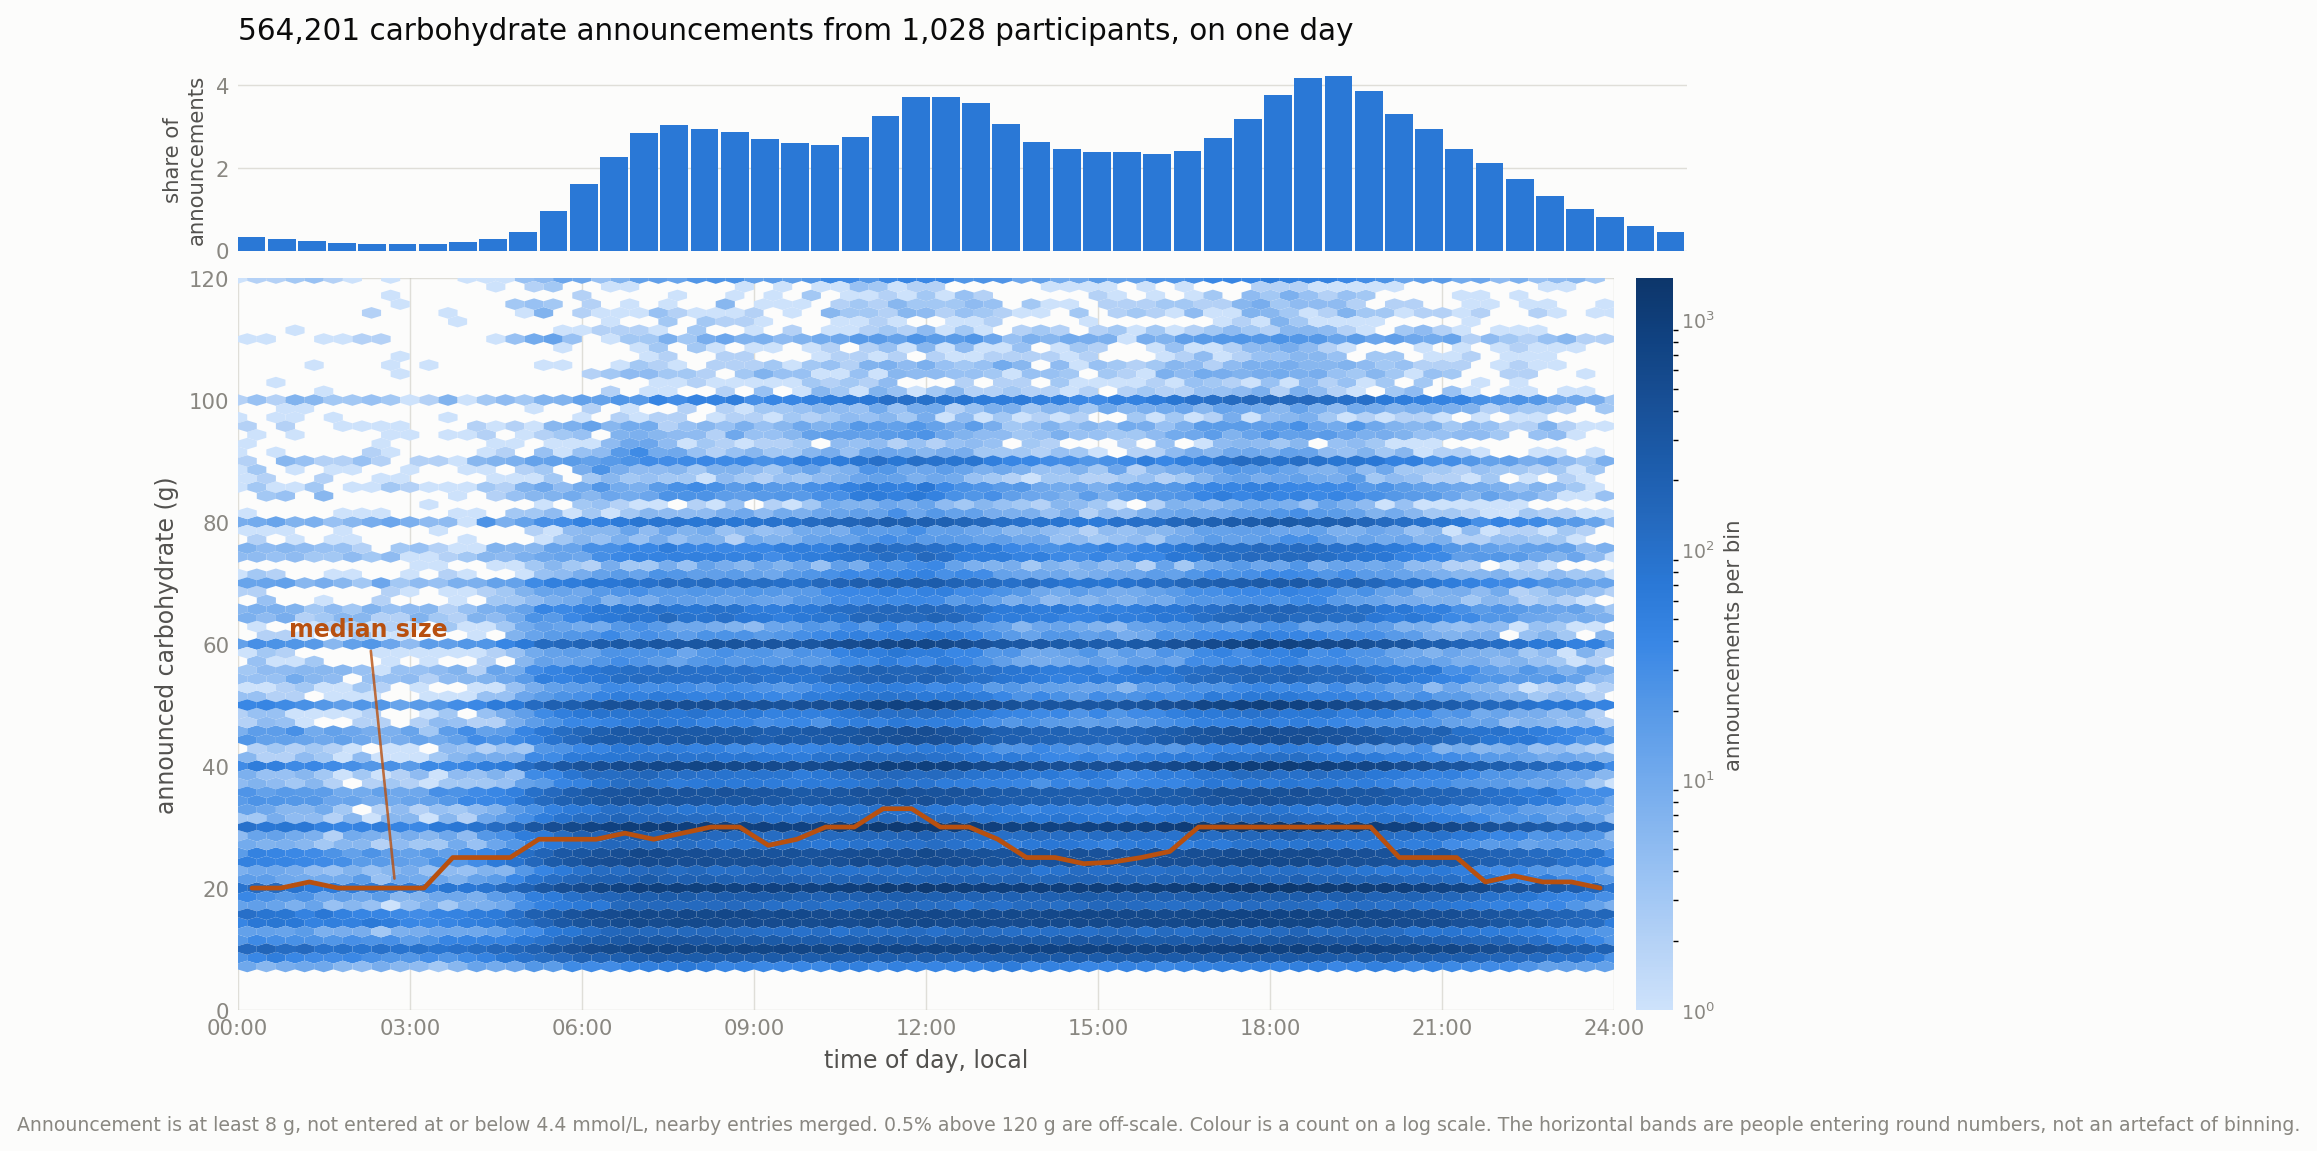

Here is the Python script that generated this plot:
#!/usr/bin/env python3
"""When people announce carbohydrate, and how much, across every participant who recorded any.

Every announcement from every participant is placed on one 24-hour axis, so the whole corpus is
read as a single day. The question is whether meal timing carries structure a controller could use,
and how much of that structure belongs to the population rather than to the individual.

A true scatter is the wrong mark at this count. Half a million points on one day-long axis produces
a filled rectangle that hides exactly the density differences the plot exists to show, so the main
panel bins into hexagons and shades by count. `--sample N` draws a real scatter of N announcements
for anyone who wants to see the raw marks; it is a check on the binning, not the deliverable.

Announcements come from the extraction the meal-readability study used, so the definition matches
that paper: at least 8 g, not entered at or below 4.4 mmol/L, with entries close in time merged.
That is an announcement rather than a meal, and the report says what its distribution looks like,
because a median near 28 g is small for a meal and the reason is that people announce about twice
a day and eat more often than that.

Usage:
  python3 meal_clock.py [--out-dir .] [--sample 4000] [--max-carbs 150]
"""
from __future__ import annotations

import argparse
import os

import numpy as np
import pandas as pd

# Sequential blue, light to dark, for a count. One hue: the quantity is magnitude, not identity.
SEQ = ["#cde2fb", "#b7d3f6", "#9ec5f4", "#86b6ef", "#6da7ec", "#5598e7",
       "#3987e5", "#2a78d6", "#256abf", "#1c5cab", "#184f95", "#104281", "#0d366b"]
SURFACE, INK, INK2, MUTED, AXIS = "#fcfcfb", "#0b0b0b", "#52514e", "#898781", "#c3c2b7"
ACCENT = "#b8500f"     # the median line, a single warm mark against a cool ramp

HERE = os.path.dirname(os.path.abspath(__file__))
EXTRACT = os.path.join(HERE, "..", "2026-08-meal-size-readability", "out")


def load():
    """Announcements from the meal-readability extraction, both corpora, with local hour."""
    frames = []
    for study in ("Loop", "ReplaceBG"):
        p = os.path.join(EXTRACT, f"meals_{study}.parquet")
        if not os.path.exists(p):
            continue
        m = pd.read_parquet(p)[["subject_id", "t0", "carbs"]].copy()
        m["study"] = study
        frames.append(m)
    if not frames:
        raise SystemExit(f"no extraction found under {EXTRACT}; run the meal-size study first")
    d = pd.concat(frames, ignore_index=True)
    # t0 is derived from the studies schema's ts_local, so this is local wall-clock time.
    ts = pd.to_datetime(d.t0, unit="s")
    d["hour"] = ts.dt.hour + ts.dt.minute / 60.0
    d["date"] = ts.dt.date
    return d


def regularity(d):
    """How concentrated each participant's own announcements are in the day.

    Two measures because they fail differently. The share falling in a participant's own busiest
    three hours is easy to state but is sensitive to where the hour boundaries land. The circular
    resultant length R treats the clock as a circle, so a participant who eats either side of
    midnight is not counted as irregular by an artefact of the axis.
    """
    rows = []
    for sid, g in d.groupby("subject_id"):
        if len(g) < 60:
            continue
        hr = g.hour.astype(int)
        top3 = hr.value_counts().head(3).sum() / len(g)
        a = 2 * np.pi * g.hour.values / 24.0
        R = float(np.hypot(np.cos(a).mean(), np.sin(a).mean()))
        rows.append((sid, len(g), top3, R))
    return pd.DataFrame(rows, columns=["subject_id", "n", "top3", "R"])


def report(d, reg, path):
    L, P = [], None
    P = L.append
    n, subs = len(d), d.subject_id.nunique()
    per_day = d.groupby(["subject_id", "date"]).size().groupby("subject_id").median()
    daily_g = d.groupby(["subject_id", "date"]).carbs.sum().groupby("subject_id").median()
    q = d.carbs.quantile([.1, .25, .5, .75, .9, .99])

    P("# When carbohydrate is announced, and how much\n")
    P(f"\n{n:,} announcements from {subs:,} participants across "
      f"{d.study.nunique()} corpora, placed on a single 24-hour axis.\n")

    P("\n## What an announcement is\n")
    P(f"\nAt least 8 g and not entered at or below 4.4 mmol/L. Where entries fall within ninety "
      f"minutes of one another the extraction keeps the first and does not count the rest, so a "
      f"meal entered in parts is recorded at the size of its first part. That leaves a median of "
      f"{per_day.median():.1f} announcements per participant-day, and understates a quarter of "
      f"eating occasions by roughly half.\n")
    P("\n| quantity | value |")
    P("|---|---|")
    P(f"| median announcement | {q[.5]:.0f} g |")
    P(f"| interquartile range | {q[.25]:.0f} to {q[.75]:.0f} g |")
    P(f"| 90th centile | {q[.9]:.0f} g |")
    P(f"| 99th centile | {q[.99]:.0f} g |")
    P(f"| announcements per participant-day | {per_day.median():.1f} |")
    P(f"| announced carbohydrate per participant-day | {daily_g.median():.0f} g |")
    P(f"\nA median of {daily_g.median():.0f} g a day is well below likely intake, and "
      f"{100 * (daily_g < 100).mean():.0f} per cent of participants announce under 100 g. Much of "
      f"what these participants ate was never announced, so this is the announced fraction of "
      f"eating rather than eating.\n")

    P("\n## Through the day\n")
    P("\nThe distribution of announced carbohydrate in each hour, not only its centre, since a "
      "median that barely moves could still hide an hour whose spread is quite different.\n")
    P("\n| hour | announcements | share | 10th | 25th | median | 75th | 90th | mean |")
    P("|---|---|---|---|---|---|---|---|---|")
    g = d.assign(hr=d.hour.astype(int)).groupby("hr").carbs
    h = g.agg(k="size", med="median")
    qs = g.quantile([.1, .25, .5, .75, .9]).unstack()
    mean = g.mean()
    for hr in range(24):
        if hr not in qs.index:
            continue
        r = qs.loc[hr]
        P(f"| {hr:02d}:00 | {h.k[hr]:,} | {100 * h.k[hr] / n:.1f}% | {r[.1]:.0f} | {r[.25]:.0f} | "
          f"{r[.5]:.0f} | {r[.75]:.0f} | {r[.9]:.0f} | {mean[hr]:.0f} |")
    P("\nAll figures in grams. The interquartile range is between 10 and 20 g wide in every hour "
      "of the day, and the 90th centile moves by about 20 g between the quietest hour and the "
      "busiest. The distribution shifts a little and changes shape hardly at all.\n")
    peak = h.k.idxmax()
    quiet = h.loc[0:5, "k"].sum() / n
    P(f"\nThe busiest hour is {peak:02d}:00. The six hours from midnight carry "
      f"{100 * quiet:.0f} per cent of announcements, and their median size is "
      f"{d[d.hour < 6].carbs.median():.0f} g against {d[d.hour >= 6].carbs.median():.0f} g for the "
      f"rest of the day, so the overnight entries are both rarer and smaller.\n")

    P("\n## How carbohydrate is entered\n")
    r5 = 100 * (d.carbs % 5 == 0).mean()
    r10 = 100 * (d.carbs % 10 == 0).mean()
    top = d.carbs.value_counts().head(6)
    P(f"\n{r5:.0f} per cent of announcements are a multiple of 5 g and {r10:.0f} per cent a "
      f"multiple of 10. The six commonest values are "
      + ", ".join(f"{int(v)} g ({100 * k / n:.1f}%)" for v, k in top.items()) + ".\n")
    P("\nThis is worth stating before any model is asked to predict a quantity. The announcement "
      "is a person's estimate rounded to a convenient number, so its own resolution is about 5 g "
      "and its accuracy is unknown. Whatever a trace could in principle reveal, it is scored "
      "against a target of that precision.\n")

    P("\n## How regular an individual is\n")
    P(f"\nMeasured on the {len(reg):,} participants with at least 60 announcements.\n")
    P("\n| measure | 10th centile | median | 90th centile |")
    P("|---|---|---|---|")
    P(f"| share of own announcements in own busiest 3 hours | {reg.top3.quantile(.1):.2f} | "
      f"{reg.top3.median():.2f} | {reg.top3.quantile(.9):.2f} |")
    P(f"| circular concentration R | {reg.R.quantile(.1):.2f} | {reg.R.median():.2f} | "
      f"{reg.R.quantile(.9):.2f} |")
    P(f"\nThe median participant announces {100 * reg.top3.median():.0f} per cent of their "
      f"carbohydrate within their own three busiest hours, and the range runs "
      f"{reg.top3.min():.2f} to {reg.top3.max():.2f}. Individuals are far less regular than the "
      f"pooled pattern looks, which matters for anything built on a personal timing prior: the "
      f"structure in the figure belongs mostly to the population.\n")

    open(path, "w").write("\n".join(L))
    return "\n".join(L)


def figure(d, path, sample=0, max_carbs=120.0):
    import matplotlib
    matplotlib.use("Agg")
    import matplotlib.pyplot as plt
    from matplotlib.colors import LinearSegmentedColormap, LogNorm

    cmap = LinearSegmentedColormap.from_list("seq_blue", SEQ)
    v = d[d.carbs <= max_carbs]
    over = 100 * (1 - len(v) / len(d))

    fig = plt.figure(figsize=(11, 7.2), facecolor=SURFACE)
    gs = fig.add_gridspec(2, 1, height_ratios=[1, 4], hspace=0.06)
    top = fig.add_subplot(gs[0]); ax = fig.add_subplot(gs[1], sharex=top)
    for a in (top, ax):
        a.set_facecolor(SURFACE)
        for s in a.spines.values():
            s.set_visible(False)
        a.tick_params(colors=MUTED, labelsize=9, length=0)

    # marginal: when announcements happen
    cnt, edges = np.histogram(d.hour, bins=np.arange(0, 24.5, 0.5))
    top.bar(edges[:-1], 100 * cnt / cnt.sum(), width=0.46, align="edge",
            color=SEQ[7], linewidth=0)
    top.set_ylabel("share of\nannouncements", color=INK2, fontsize=9)
    top.tick_params(labelbottom=False)
    top.grid(axis="y", color=AXIS, linewidth=0.6, alpha=0.5)
    top.set_axisbelow(True)

    # main: density of size against time of day
    hb = ax.hexbin(v.hour, v.carbs, gridsize=(72, 42), cmap=cmap, norm=LogNorm(),
                   mincnt=1, linewidths=0, extent=(0, 24, 0, max_carbs))
    if sample:
        s = v.sample(min(sample, len(v)), random_state=0)
        ax.scatter(s.hour, s.carbs, s=3, c=INK, alpha=0.18, linewidths=0, zorder=3)

    # median size by half hour, one warm line against the cool ramp
    b = np.arange(0, 24.5, 0.5)
    mid = (b[:-1] + b[1:]) / 2
    med = [v.carbs[(v.hour >= lo) & (v.hour < hi)].median() for lo, hi in zip(b[:-1], b[1:])]
    ax.plot(mid, med, color=ACCENT, linewidth=2, zorder=4, solid_capstyle="round")
    # anchored in the empty small-hours space above the line, with a leader down to it, so the
    # label never sits on the mark it names
    ax.annotate("median size", xy=(mid[5], med[5]), xytext=(0.9, max_carbs * 0.52),
                textcoords="data", color=ACCENT, fontsize=10, fontweight="bold",
                ha="left", va="center",
                arrowprops=dict(arrowstyle="-", color=ACCENT, linewidth=1.1,
                                shrinkA=2, shrinkB=4, alpha=0.8))

    ax.set_xlim(0, 24); ax.set_ylim(0, max_carbs)
    ax.set_xticks(range(0, 25, 3))
    ax.set_xticklabels([f"{h:02d}:00" for h in range(0, 25, 3)])
    ax.set_xlabel("time of day, local", color=INK2, fontsize=10)
    ax.set_ylabel("announced carbohydrate (g)", color=INK2, fontsize=10)
    ax.grid(color=AXIS, linewidth=0.6, alpha=0.5)
    ax.set_axisbelow(True)

    cb = fig.colorbar(hb, ax=ax, pad=0.015, fraction=0.035)
    cb.set_label("announcements per bin", color=INK2, fontsize=9)
    cb.ax.tick_params(colors=MUTED, labelsize=8, length=0)
    cb.outline.set_visible(False)

    top.set_title(f"{len(d):,} carbohydrate announcements from {d.subject_id.nunique():,} "
                  f"participants, on one day", color=INK, fontsize=12.5, loc="left", pad=12)
    fig.text(0.007, 0.012,
             f"Announcement is at least 8 g, not entered at or below 4.4 mmol/L, nearby entries "
             f"merged. {over:.1f}% above {max_carbs:.0f} g are off-scale. Colour is a count on a "
             f"log scale. The horizontal bands are people entering round numbers, not an "
             f"artefact of binning.", color=MUTED, fontsize=8)
    fig.savefig(path, dpi=170, bbox_inches="tight", facecolor=SURFACE)
    plt.close(fig)


def size_by_hour(d, path):
    """Quantile bands by hour. Box plots across 24 categories add ink without adding information
    here, because the distributions are so alike; nested bands make that likeness the visible
    result rather than something the reader has to infer from 24 separate glyphs."""
    import matplotlib
    matplotlib.use("Agg")
    import matplotlib.pyplot as plt

    g = d.assign(hr=d.hour.astype(int)).groupby("hr").carbs
    q = g.quantile([.1, .25, .5, .75, .9]).unstack()
    hrs = q.index.values
    allday = d.carbs.median()

    fig, ax = plt.subplots(figsize=(10.5, 5.4), facecolor=SURFACE)
    ax.set_facecolor(SURFACE)
    for sp in ax.spines.values():
        sp.set_visible(False)
    ax.tick_params(colors=MUTED, labelsize=9, length=0)

    ax.fill_between(hrs, q[.1], q[.9], color=SEQ[2], linewidth=0, label="10th to 90th centile")
    ax.fill_between(hrs, q[.25], q[.75], color=SEQ[6], linewidth=0, label="interquartile range")
    ax.plot(hrs, q[.5], color=ACCENT, linewidth=2.2, solid_capstyle="round", label="median")
    # named in the legend rather than annotated on the plot: every part of the canvas at this
    # height is inside a band, so an in-place label would sit on the data
    ax.axhline(allday, color=MUTED, linewidth=1.1, linestyle=(0, (4, 3)), zorder=1,
               label=f"all-day median, {allday:.0f} g")

    ax.set_xlim(0, 23); ax.set_ylim(0, None)
    ax.set_xticks(range(0, 24, 3))
    ax.set_xticklabels([f"{h:02d}:00" for h in range(0, 24, 3)])
    ax.set_xlabel("hour of day, local", color=INK2, fontsize=10)
    ax.set_ylabel("announced carbohydrate (g)", color=INK2, fontsize=10)
    ax.grid(axis="y", color=AXIS, linewidth=0.6, alpha=0.5)
    ax.set_axisbelow(True)
    ax.set_title("Announced carbohydrate by hour: the distribution, not just its centre",
                 color=INK, fontsize=12.5, loc="left", pad=34)
    # outside the axes: at the busiest hours the 90th-centile band reaches the top of the plot,
    # so any in-axes legend lands on the data it is describing
    leg = ax.legend(loc="lower left", frameon=False, fontsize=9, ncol=4,
                    bbox_to_anchor=(0, 1.005), borderaxespad=0)
    for t in leg.get_texts():
        t.set_color(INK2)
    fig.text(0.007, 0.005,
             f"{len(d):,} announcements, {d.subject_id.nunique():,} participants. The spread is "
             f"of similar width in every hour, so the hour shifts the distribution a little and "
             f"reshapes it hardly at all.", color=MUTED, fontsize=8)
    fig.savefig(path, dpi=170, bbox_inches="tight", facecolor=SURFACE)
    plt.close(fig)


def main():
    ap = argparse.ArgumentParser()
    ap.add_argument("--out-dir", default=HERE)
    ap.add_argument("--sample", type=int, default=0,
                    help="overlay this many raw points as a check on the binning")
    ap.add_argument("--max-carbs", type=float, default=120.0)
    a = ap.parse_args()

    d = load()
    reg = regularity(d)
    txt = report(d, reg, os.path.join(a.out_dir, "MEAL_CLOCK_REPORT.md"))
    figure(d, os.path.join(a.out_dir, "meal_clock.png"), a.sample, a.max_carbs)
    size_by_hour(d, os.path.join(a.out_dir, "meal_size_by_hour.png"))
    print(txt)
    print(f"\nwritten to {a.out_dir}/MEAL_CLOCK_REPORT.md and meal_clock.png")


if __name__ == "__main__":
    main()
